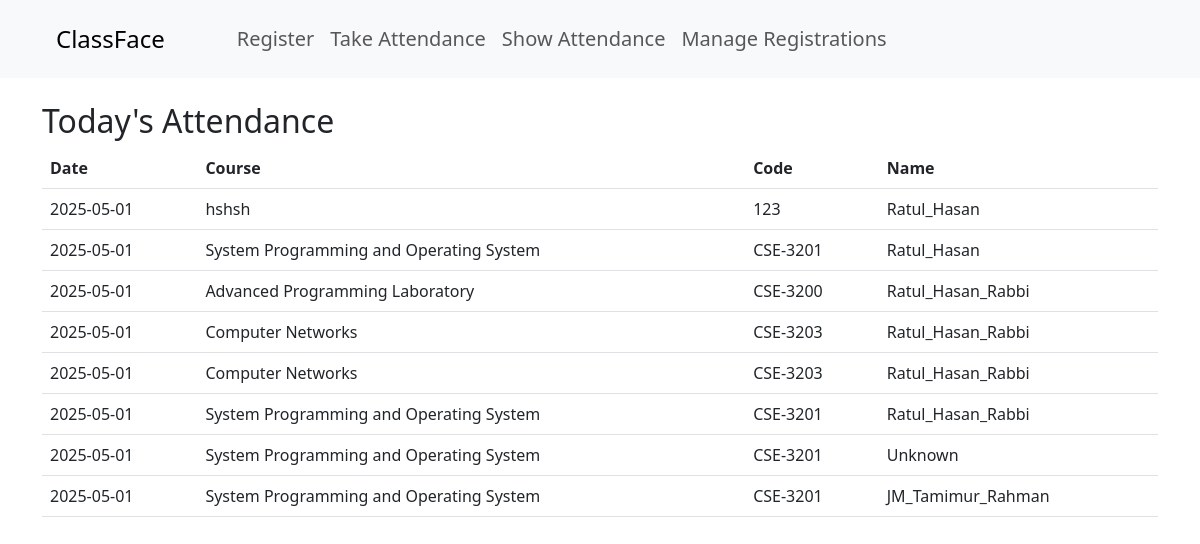
Page /attendance/show on the committed database.
### tables this page shows
CREATE TABLE attendance (
    id INTEGER PRIMARY KEY AUTOINCREMENT,
    course_name TEXT,
    course_code TEXT,
    date TEXT,
    person_name TEXT
);

### attendance.py (the view)
@attendance_bp.route('/show', methods=['GET'])
def show_attendance():
    c = conn.cursor()
    today = datetime.now().strftime('%Y-%m-%d')
    c.execute('SELECT course_name, course_code, date, person_name FROM attendance WHERE date=?', (today,))
    rows = c.fetchall()
    records = [{'course': r[0], 'code': r[1], 'date': r[2], 'name': r[3]} for r in rows]
    return render_template('show_attendance.html', records=records)

### templates/show_attendance.html (shortened to what this page needs)
{% extends "base.html" %}
{% block content %}
  <h2>Today's Attendance</h2>
  <table class="table"><thead><tr><th>Date</th><th>Course</th><th>Code</th><th>Name</th></tr></thead><tbody>
    {% for r in records %}
      <tr><td>{{ r.date }}</td><td>{{ r.course }}</td><td>{{ r.code }}</td><td>{{ r.name }}</td></tr>
    {% endfor %}
  </tbody></table>
{% endblock %}

### templates/base.html (shortened to what this page needs)
<!doctype html>
<html lang="en">
<head>
  <link href="https://cdn.jsdelivr.net/npm/bootstrap@5.3.0/dist/css/bootstrap.min.css" rel="stylesheet">
</head>
<body>
  <nav class="navbar navbar-expand-lg navbar-light bg-light">
    <div class="container-fluid p-2">
      <a class="navbar-brand ms-5 fs-4 fw-medium" href="/">ClassFace</a>
      <div class="collapse navbar-collapse ms-5">
        <ul class="navbar-nav me-auto fs-5">
          <li class="nav-item"><a class="nav-link" href="/register/">Register</a></li>
          <li class="nav-item"><a class="nav-link" href="/attendance/take">Take Attendance</a></li>
          <li class="nav-item"><a class="nav-link" href="/attendance/show">Show Attendance</a></li>
          <li class="nav-item"><a class="nav-link" href="/delete/">Manage Registrations</a></li>
        </ul>
      </div>
    </div>
  </nav>
  <div class="container py-4 ">
    {% block content %}{% endblock %}
  </div>
</body>
</html>

### rows in the picture
attendance: date "2025-05-01", course "hshsh", code "123", name "Ratul_Hasan"
attendance: date "2025-05-01", course "System Programming and Operating System", code "CSE-3201", name "Ratul_Hasan"
attendance: date "2025-05-01", course "Advanced Programming Laboratory", code "CSE-3200", name "Ratul_Hasan_Rabbi"
attendance: date "2025-05-01", course "Computer Networks", code "CSE-3203", name "Ratul_Hasan_Rabbi"
attendance: date "2025-05-01", course "Computer Networks", code "CSE-3203", name "Ratul_Hasan_Rabbi"
attendance: date "2025-05-01", course "System Programming and Operating System", code "CSE-3201", name "Ratul_Hasan_Rabbi"
attendance: date "2025-05-01", course "System Programming and Operating System", code "CSE-3201", name "Unknown"
attendance: date "2025-05-01", course "System Programming and Operating System", code "CSE-3201", name "JM_Tamimur_Rahman"
